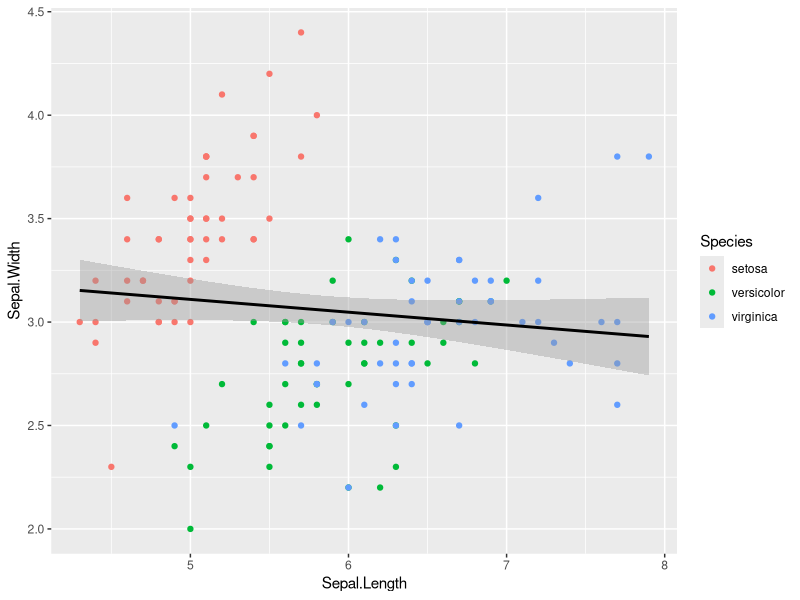
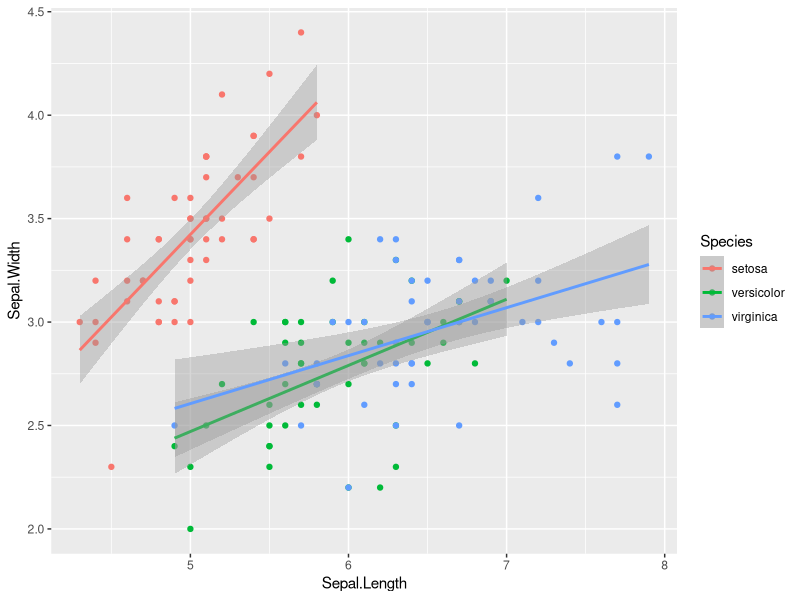

The R script that drew these images, in order:
## ---- chunk 1
library(tidyverse)

ggplot(iris, aes(x=Sepal.Length, y=Sepal.Width)) + 
  geom_point(aes(color = Species)) + stat_smooth(method = "lm", color = "black")

## ---- chunk 2

ggplot(iris, aes(x=Sepal.Length, y=Sepal.Width, color = Species)) + 
  geom_point() + stat_smooth(method = "lm")

## ---- chunk 3
iris %>% 
  split(.$Species) %>% 
  map( ~ summary(lm(formula = Sepal.Width ~ Sepal.Length, data = .x)))
## ---- chunk 4
# First problem
# Sample size n=30 offices * 5 years = 150.
# This is supervised learning, an inference problem (not predictive).
# The target variable can be either the budget used or the number of decisions implemented
# The dependent variables (features) include: budget, added budget, minister data (p=6 plus the dependent variable).

# Second problem
# The sample size is a bit tricky here (and the question is also not clear enough about new vs. existing users). A possible answer is that there are 100,000 deals per year, over 3 years, but only 50,000 users, and we're mainly interested in the demographic data, so that's the sample size (50k).
# This can be viewed as an unsupervised (clustering/segmentation) problem, in which we just want to cluster similar customers to one another. A different option is to view this as a classification problem (to a "type-cast") but for that we must first create a variable of class type for the existing dataset.
# This is a prediction problem (a new customer - where would he belong to?)

# Third problem
# A supervised learning, prediction problem. It is a regression problem though it can also be viewed as a classification problem (show or no-show). The dependent variable is `No-show`, and there are 13 more variables (though the AppointmentID is probably useless).
